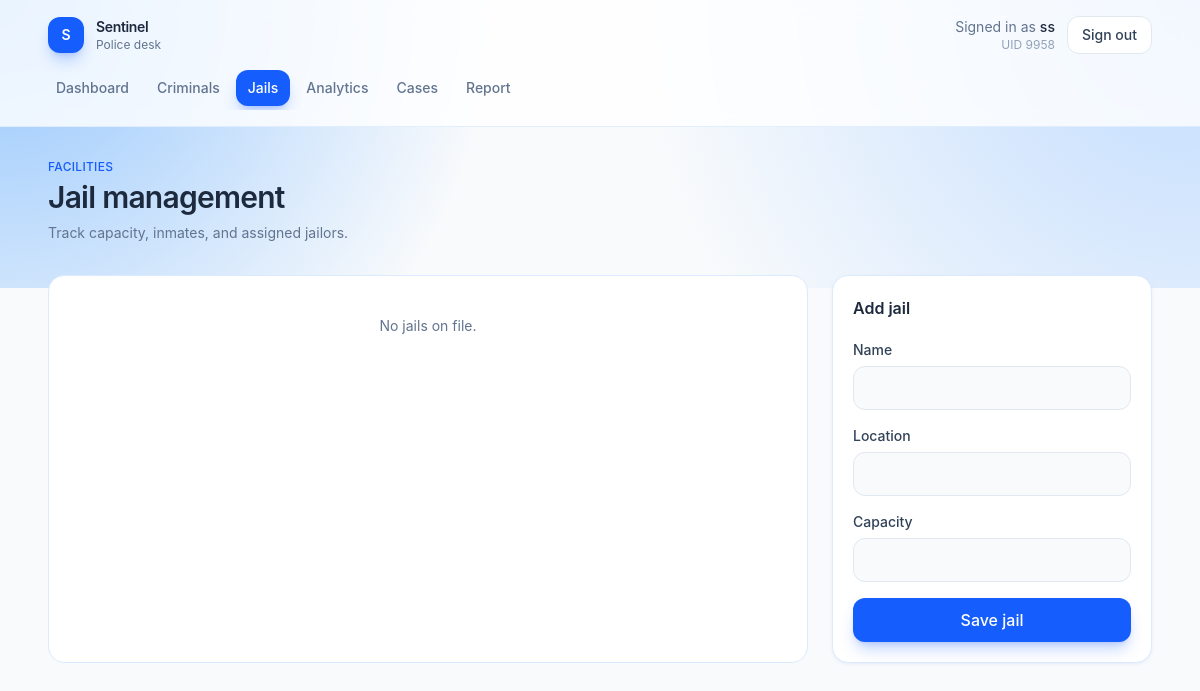
/jails (signed in), run on an earlier commit of the app's database.
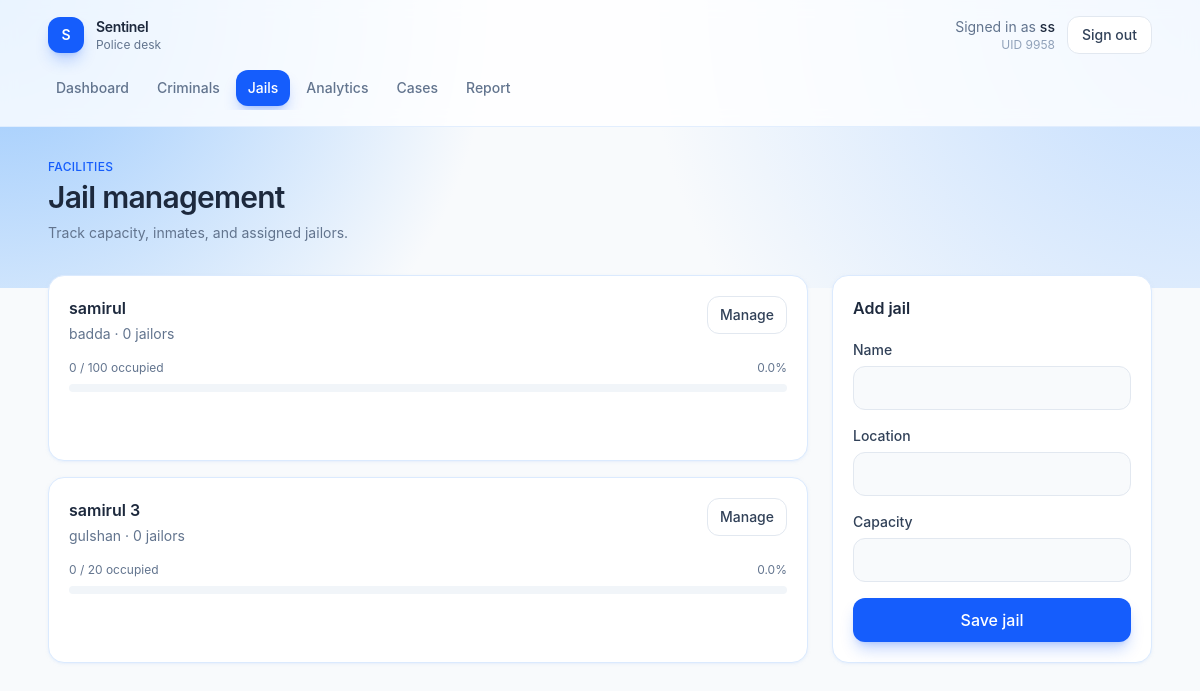
And on a later commit of the database.
### tables this page shows
CREATE TABLE Jail (
    JID INTEGER PRIMARY KEY,
    Name TEXT NOT NULL,
    Location TEXT,
    Capacity INTEGER
);

### app.py (the view, shortened to what this page needs)
@app.route("/jails", methods=["GET", "POST"])
def jails():
    if not check_login():
            return redirect("/login")
    if session.get("role") != "police":
        return redirect("/dashboard")
    if request.method == "GET":
        db = get_db()
        jail = db.execute("SELECT * FROM Jail").fetchall()
        return render_template("jails.html", jails=jail)

### app.py (called while the page is built)
def get_db():
    if "db" not in g:
        g.db = sqlite3.connect(app.config["DATABASE"])
        g.db.row_factory = sqlite3.Row
    return g.db

def check_login():
    if session.get("loggedin_UID") is None:
        return False
    return True

@app.context_processor
def inject_current_user():
    uid = session.get("loggedin_UID")
    if not uid:
        return {"user_name": "Guest"}
    name = session.get("name")
    if not name:
        db = get_db()
        row = db.execute("SELECT name FROM USER WHERE UID = ?", (uid,)).fetchone()
        name = row["name"] if row else "Guest"
        session["name"] = name
    return {"user_name": name}

@app.after_request
def disable_cache(response):
    response.headers["Cache-Control"] = "no-store, no-cache, must-revalidate, max-age=0"
    response.headers["Pragma"] = "no-cache"
    response.headers["Expires"] = "0"
    return response

### templates/jails.html (shortened to what this page needs)
{% extends "app.html" %}
{% set jails = jails if jails is defined else [
    {"JID": 1, "Name": "Dhaka Central Jail", "Location": "Keraniganj", "Capacity": 400, "occupancy": 312, "jailor_count": 4},
    {"JID": 2, "Name": "Kashimpur Central Jail", "Location": "Gazipur", "Capacity": 250, "occupancy": 180, "jailor_count": 2},
    {"JID": 3, "Name": "Chittagong Central Jail", "Location": "Chattogram", "Capacity": 300, "occupancy": 210, "jailor_count": 3},
] %}
{% block page %}
<div class="mb-8">
    <p class="text-xs font-medium uppercase tracking-wide text-blue-600">Facilities</p>
    <h1 class="mt-1 text-3xl font-semibold tracking-tight text-slate-800">Jail management</h1>
    <p class="mt-2 text-sm text-slate-500">Track capacity, inmates, and assigned jailors.</p>
</div>
<div class="grid gap-6 lg:grid-cols-[minmax(0,1fr)_20rem]">
    <div class="grid gap-4">
        {% if jails %}
            {% for jail in jails %}
            {% set pct = ((jail.occupancy or 0) / jail.Capacity * 100) if jail.Capacity else 0 %}
            <article class="rounded-2xl border border-blue-100 bg-white p-5 shadow-sm shadow-blue-100/50">
                <div class="flex items-start justify-between gap-4">
                    <div>
                        <h2 class="font-semibold text-slate-800">{{ jail.Name }}</h2>
                        <p class="mt-1 text-sm text-slate-500">{{ jail.Location or "—" }} · {{ jail.jailor_count or 0 }} jailors</p>
                    </div>
                    <a href="{{ url_for('jail_detail', jid=jail.JID) }}" class="rounded-xl border border-slate-200 px-3 py-2 text-sm font-medium text-slate-700 hover:border-blue-200 hover:bg-blue-50 hover:text-blue-700">Manage</a>
                </div>
                <div class="mt-4">
                    <div class="flex items-center justify-between text-xs text-slate-500">
                        <span>{{ jail.occupancy or 0 }} / {{ jail.Capacity or 0 }} occupied</span>
                        <span>{{ pct|round(0) }}%</span>
                    </div>
                    <div class="mt-2 h-2 overflow-hidden rounded-full bg-slate-100">
                    </div>
                </div>
            </article>
            {% endfor %}
        {% else %}
        <article class="rounded-2xl border border-blue-100 bg-white px-5 py-10 text-center text-sm text-slate-500">No jails on file.</article>
        {% endif %}
    </div>
    <article class="h-fit rounded-2xl border border-blue-100 bg-white p-5 shadow-sm shadow-blue-100/50">
        <h2 class="font-semibold text-slate-800">Add jail</h2>
        <form action="{{ url_for('jails') }}" method="post" class="mt-5 flex flex-col gap-4">
            <label class="flex flex-col gap-1.5 text-sm font-medium text-slate-700">
                Name
                <input type="text" name="Name" required class="h-11 rounded-xl border border-slate-200 bg-slate-50 px-3.5 outline-none focus:border-blue-500 focus:bg-white focus:ring-4 focus:ring-blue-100">
            </label>
            <label class="flex flex-col gap-1.5 text-sm font-medium text-slate-700">
                Location
                <input type="text" name="Location" class="h-11 rounded-xl border border-slate-200 bg-slate-50 px-3.5 outline-none focus:border-blue-500 focus:bg-white focus:ring-4 focus:ring-blue-100">
            </label>
            <label class="flex flex-col gap-1.5 text-sm font-medium text-slate-700">
                Capacity
                <input type="number" name="Capacity" min="1" class="h-11 rounded-xl border border-slate-200 bg-slate-50 px-3.5 outline-none focus:border-blue-500 focus:bg-white focus:ring-4 focus:ring-blue-100">
            </label>
            <button type="submit" class="h-11 rounded-xl bg-blue-600 font-medium text-white shadow-lg shadow-blue-600/25 transition hover:bg-blue-700">Save jail</button>
        </form>
    </article>
</div>
{% endblock %}

### templates/app.html (shortened to what this page needs)
{% extends "layout.html" %}
{% set role = role|default(user.role if user is defined and user else session.get("role", "user")) %}
{% set user_name = user.name if user is defined and user else user_name %}
{% set path = request.path %}
{% block content %}
<div class="min-h-screen bg-slate-50">
    <div class="pointer-events-none absolute inset-x-0 top-0 h-72 bg-[radial-gradient(circle_at_top_left,_#93c5fd_0%,_transparent_40%),radial-gradient(circle_at_top_right,_#bfdbfe_0%,_transparent_45%)]"></div>
    <header class="relative border-b border-blue-100/80 bg-white/80 backdrop-blur">
        <div class="mx-auto flex max-w-6xl flex-col gap-4 px-4 py-4 sm:px-6">
            <div class="flex items-center justify-between">
                <a href="{{ url_for('dashboard') }}" class="flex items-center gap-3">
                    <span class="flex h-9 w-9 items-center justify-center rounded-xl bg-blue-600 text-sm font-semibold text-white shadow-lg shadow-blue-600/25">S</span>
                    <div>
                        <p class="text-sm font-semibold tracking-tight text-slate-800">Sentinel</p>
                        <p class="text-xs text-slate-500">{{ "Police desk" if role == "police" else "Public portal" }}</p>
                    </div>
                </a>
                <div class="flex items-center gap-3">
                    <div class="hidden text-right sm:block">
                        <p class="text-sm text-slate-500">Signed in as <span class="font-medium text-slate-800">{{ user_name }}</span></p>
                        <p class="text-xs text-slate-400">UID {{ session.get("loggedin_UID") }}</p>
                    </div>
                    <a href="{{ url_for('logout') }}" class="rounded-xl border border-slate-200 bg-white px-3.5 py-2 text-sm font-medium text-slate-700 transition hover:border-blue-200 hover:bg-blue-50 hover:text-blue-700">
                        Sign out
                    </a>
                </div>
            </div>
            <nav class="-mx-1 flex gap-1 overflow-x-auto pb-1 text-sm font-medium">
                {% macro nav_link(href, label, active) %}
                <a
                    href="{{ href }}"
                    class="whitespace-nowrap rounded-xl px-3 py-2 transition {% if active %}bg-blue-600 text-white shadow-lg shadow-blue-600/25{% else %}text-slate-500 hover:bg-blue-50 hover:text-blue-700{% endif %}"
                >{{ label }}</a>
                {% endmacro %}
                {% if role == "police" %}
                    {{ nav_link(url_for("dashboard"), "Dashboard", path == "/dashboard") }}
                    {{ nav_link(url_for("criminals"), "Criminals", path.startswith("/criminals")) }}
                    {{ nav_link(url_for("jails"), "Jails", path.startswith("/jails")) }}
                    {{ nav_link(url_for("analytics"), "Analytics", path.startswith("/analytics")) }}
                    {{ nav_link(url_for("incidents"), "Cases", path.startswith("/incidents")) }}
                    {{ nav_link(url_for("report_incident"), "Report", path.startswith("/report")) }}
                {% endif %}
            </nav>
        </div>
    </header>
    <main class="relative mx-auto max-w-6xl px-4 py-8 sm:px-6">
        {% block page %}{% endblock %}
    </main>
</div>
{% endblock %}

### templates/layout.html (shortened to what this page needs)
<!DOCTYPE html>
<html lang="en">
<head>
    <link rel="stylesheet" href="{{ url_for('static', filename='output.css') }}">
</head>
<body class="min-h-screen bg-slate-50 text-slate-800 antialiased">
    {% block content %}{% endblock %}
</body>
</html>

What changed in the data, as far as the page shows it:
added Jail: Name "samirul", Location "badda", jailor_count "0", occupancy "0", Capacity "100", pct "0.0"
added Jail: Name "samirul 3", Location "gulshan", jailor_count "0", occupancy "0", Capacity "20", pct "0.0"
Also different on the page:
text no longer shown: "No jails on file."
